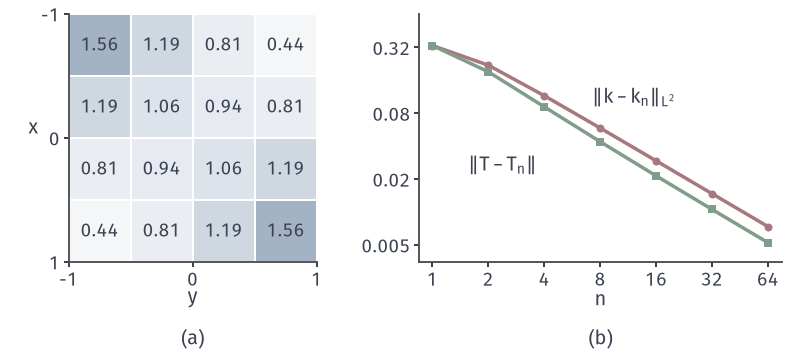

Write the Python code that produced this figure.
from pathlib import Path
import sys
ROOT = next(p for p in Path(__file__).resolve().parents if (p/"build.sh").is_file() and (p/"tex/book.tex").is_file())
sys.path.insert(0, str(ROOT/"figures/00-shared/mathematical-preliminaries-upper/00-shared/comprehension-figures"))
from support import figure, save, BLUE, GREEN, YELLOW, RED, PURPLE, INK, MUTED, GRID, BLUE_FILL, GREEN_FILL, YELLOW_FILL, RED_FILL, PURPLE_FILL
import numpy as np
from matplotlib.colors import LinearSegmentedColormap
from matplotlib.patches import Rectangle, Ellipse, Circle

# (a) n=4 的格内平均核 k_4(x,y)=1+xbar*ybar；(b) 两种误差。
# ||k-k_n||=sqrt(2n^2-1)/(3n^2)，||T-T_n||=(s+sqrt(s^2+4qs))/2，s=1/(3n^2)，q=1/3-s。
cmap = LinearSegmentedColormap.from_list('b', ['#FFFFFF', BLUE_FILL, BLUE])
fig, (a, b) = figure(width_mm=112, height_mm=50, ncols=2, width_ratios=[1, 1.25])
fig.set_layout_engine(None)
fig.subplots_adjust(left=.06, right=.985, top=.96, bottom=.26, wspace=.25)
n0 = 4; h = 2/n0
mid = -1+h/2+h*np.arange(n0)
K = 1+np.outer(mid, mid)
for i in range(n0):
    for j in range(n0):
        a.add_patch(Rectangle((-1+h*j, -1+h*i), h, h, fc=cmap(K[i, j]/2), ec='white', lw=.8))
        a.text(-1+h*j+h/2, -1+h*i+h/2, f'{K[i,j]:.2f}', ha='center', va='center', fontsize=7.5)
a.set_xlim(-1, 1); a.set_ylim(1, -1); a.set_aspect('equal'); a.set_xticks([-1, 0, 1]); a.set_yticks([-1, 0, 1]); a.tick_params(length=2, pad=1.5)
a.set_xlabel('$y$', labelpad=-1); a.set_ylabel('$x$', labelpad=3, rotation=0)
ns = 2.0**np.arange(0, 7)
hs = np.sqrt(2*ns**2-1)/(3*ns**2)
s = 1/(3*ns**2); q = 1/3-s
op = (s+np.sqrt(s**2+4*q*s))/2
b.loglog(ns, hs, 'o-', color=RED, lw=1.4, ms=3.2, mew=0, base=2)
b.loglog(ns, op, 's-', color=GREEN, lw=1.4, ms=3.0, mew=0, base=2)
b.set_xlim(.85, 76); b.set_ylim(.0035, .65)
b.set_xticks([1, 2, 4, 8, 16, 32, 64]); b.set_xticklabels(['1', '2', '4', '8', '16', '32', '64']); b.minorticks_off()
b.set_yticks([.005, .02, .08, .32]); b.set_yticklabels(['0.005', '0.02', '0.08', '0.32'])
b.set_xlabel('$n$', labelpad=0); b.tick_params(length=2, pad=1.5)
b.text(7.2, .092, r'$\|k-k_n\|_{L^2}$', ha='left', va='bottom')
b.text(1.55, .022, r'$\|T-T_n\|$', ha='left', va='bottom')
for ax, s_ in zip((a, b), '(a) (b)'.split()):
    p = ax.get_position(); fig.text((p.x0+p.x1)/2, .015, s_, ha='center', va='bottom')
print(dict(zip(ns.astype(int), np.round(hs, 4))), dict(zip(ns.astype(int), np.round(op, 4))))
save(fig, Path(__file__).resolve().parent, 'figure', {'formula': '||k-k_n||=sqrt(2n^2-1)/(3n^2); ||T-T_n||=(s+sqrt(s^2+4qs))/2, s=1/(3n^2), q=1/3-s'})
